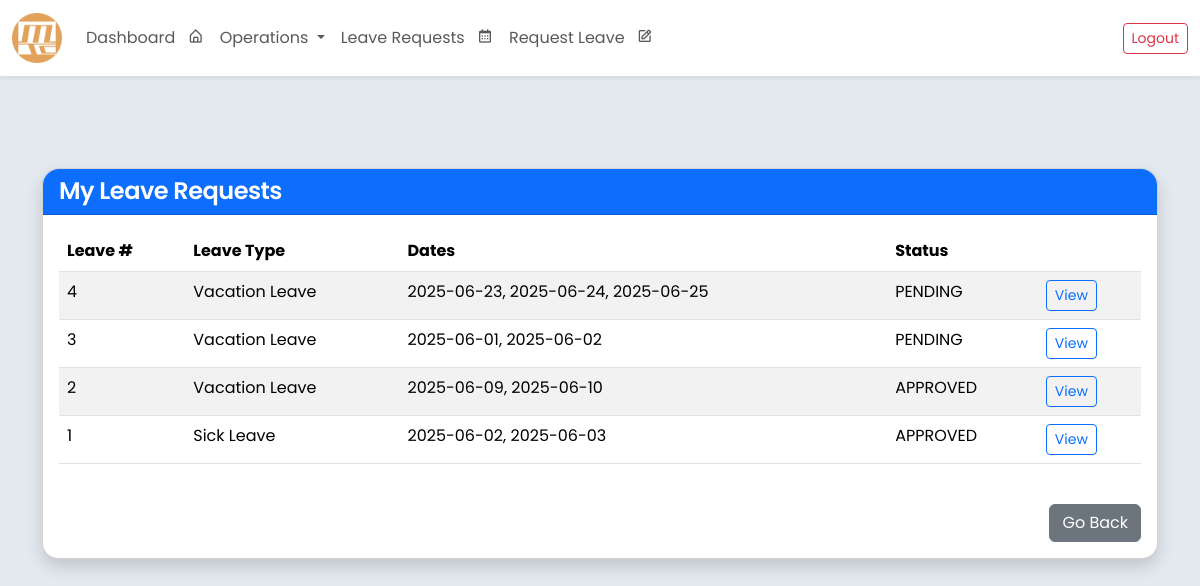
/my-leave-requests/ (signed in), run on an earlier commit of the app's database.
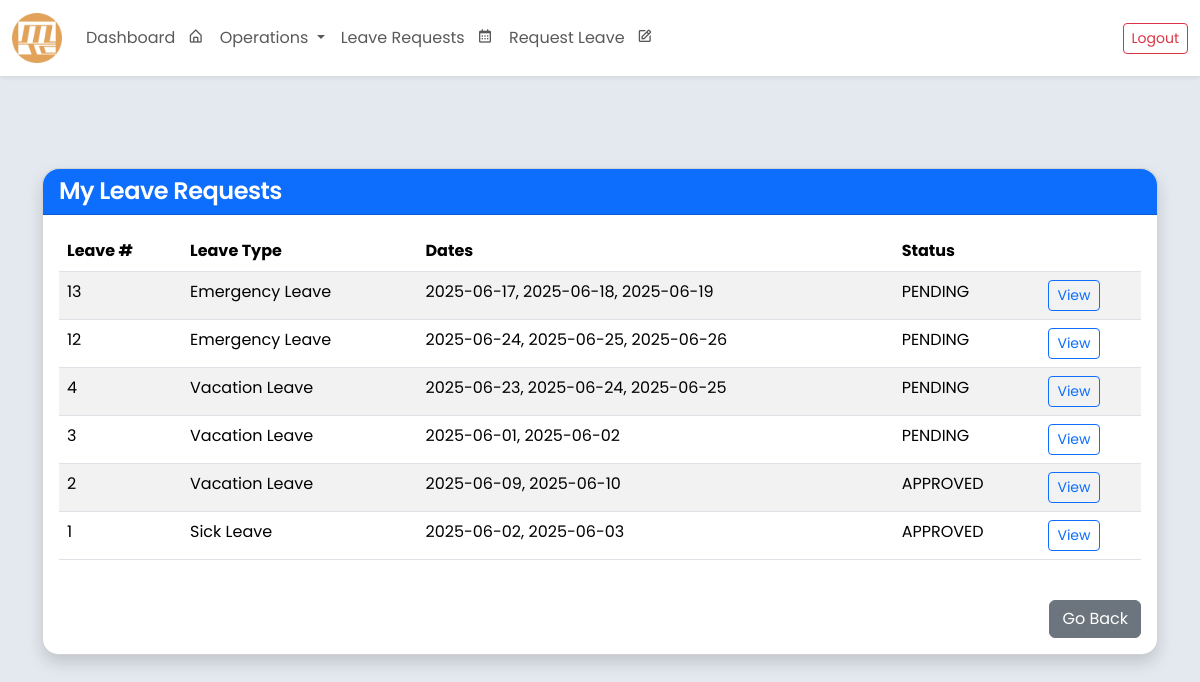
And on a later commit of the database.
### core/models.py (models this page shows, shortened)
class LeaveRequest(models.Model):
    class LeaveType(models.TextChoices):
        SICK = 'SICK', 'Sick Leave'
        MATERNITY = 'MATERNITY', 'Maternity Leave'
        PATERNITY = 'PATERNITY', 'Paternity Leave'
        VACATION = 'VACATION', 'Vacation Leave'
        EMERGENCY = 'EMERGENCY', 'Emergency Leave'
    class ApprovalStatus(models.TextChoices):
        PENDING = 'PENDING', 'PENDING'
        APPROVED = 'APPROVED', 'APPROVED'
        REJECTED = 'REJECTED', 'REJECTED'
    employee = models.ForeignKey('Employee', on_delete=models.CASCADE, related_name='leave_requests')
    leave_number = models.PositiveIntegerField(unique=True, editable=False)
    leave_dates = JSONField(default=list, blank=True, null=True)
    reason_for_leave = models.TextField()
    leave_type = models.CharField(max_length=20, choices=LeaveType.choices)
    remarks = models.TextField(blank=True, null=True)
    leave_credit_deduction = models.PositiveIntegerField(default=0)
    deduction_applied = models.BooleanField(default=False)
    department_approval = models.CharField(max_length=10, choices=ApprovalStatus.choices, default=ApprovalStatus.PENDING)
    hr_approval = models.CharField(max_length=10, choices=ApprovalStatus.choices, default=ApprovalStatus.PENDING)
    president_approval = models.CharField(max_length=10, choices=ApprovalStatus.choices, default=ApprovalStatus.PENDING)
    status = models.CharField(max_length=10, choices=ApprovalStatus.choices, default=ApprovalStatus.PENDING)
    paid_dates = models.PositiveIntegerField(default=0)
    unpaid_dates = models.PositiveIntegerField(default=0)
    created_at = models.DateTimeField(auto_now_add=True)

### core/views.py (the view)
# urls.py: path("my-leave-requests/", views.my_leave_requests, name="my_leave_requests"),
def my_leave_requests(request):
    leave_requests = LeaveRequest.objects.filter(employee=request.user.employee).order_by('-created_at')
    return render(request, 'my_leave_requests.html', {
        'leave_requests': leave_requests
    })

### core/templates/my_leave_requests.html
{% extends "base.html" %}
{% block content %}
<div class="container mt-5">
    <div class="card shadow rounded-4">
        <div class="card-header bg-primary text-white rounded-top-4">
            <h4 class="mb-0">My Leave Requests</h4>
        </div>
        <div class="card-body">
            {% if leave_requests %}
                <div class="table-responsive">
                    <table class="table table-striped">
                        <thead>
                            <tr>
                                <th>Leave #</th>
                                <th>Leave Type</th>
                                <th>Dates</th>
                                <th>Status</th>
                                <th></th>
                            </tr>
                        </thead>
                        <tbody>
                            {% for leave in leave_requests %}
                            <tr>
                                <td>{{ leave.leave_number }}</td>
                                <td>{{ leave.get_leave_type_display }}</td>
                                <td>{{ leave.leave_dates|join:", " }}</td>
                                <td>{{ leave.status }}</td>
                                <td>
                                    <a href="{% url 'leave_request_detail' leave.pk %}" class="btn btn-sm btn-outline-primary">
                                        View
                                    </a>
                                </td>
                            </tr>
                            {% endfor %}
                        </tbody>
                    </table>
                </div>
            {% else %}
                <p class="text-muted">You have not submitted any leave requests.</p>
            {% endif %}
            <div class="text-end mt-4">
                <a href="javascript:history.back()" class="btn btn-secondary">Go Back</a>
            </div>
        </div>
    </div>
</div>
{% endblock %}

What changed in the data, as far as the page shows it:
added LeaveRequest: leave_number "13", leave_type "Emergency Leave", leave_dates "2025-06-17, 2025-06-18, 2025-06-19", status "PENDING"
added LeaveRequest: leave_number "12", leave_type "Emergency Leave", leave_dates "2025-06-24, 2025-06-25, 2025-06-26", status "PENDING"
